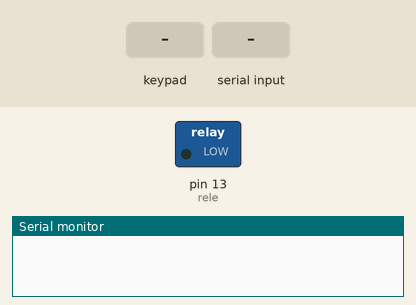
Simulated run of this sketch. Board: Arduino Uno, built with avr-gcc and run on an emulated ATmega328P. On the bench: switched loads named in the sketch (green lamp = pin HIGH), the last lines printed to the serial monitor. The inputs (shaded band) are chosen by the test bench.

Above: at 1.2 s.
1.3 s: keypad keys D 1 2 3 4 5 6 # pressed 0.4 s apart
At 5.0 s:
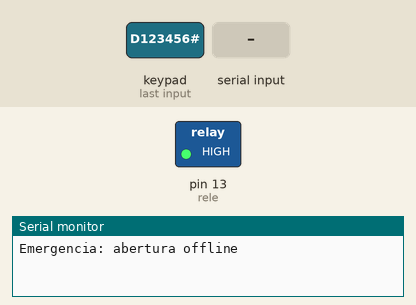
9.0 s: "ABRIR\n" received over Serial
At 15.1 s:
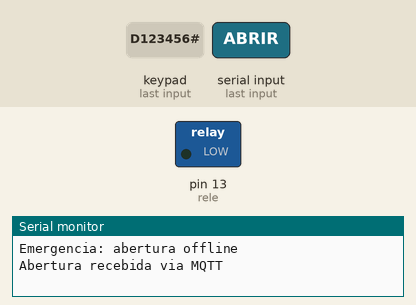
Timing chart, 0 to 16.6 s (numbered marks = the images above; inputs shaded):
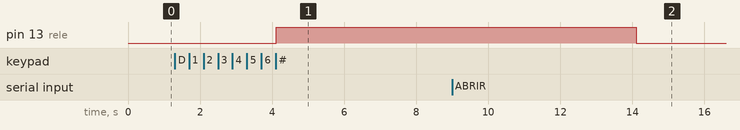

The sketch:

tranca-wifi.ino
```cpp
#include <Keypad.h>

const byte n_linhas = 4, n_colunas = 4;
char teclas[n_linhas][n_colunas] = {
  {'1','2','3','A'},{'4','5','6','B'},{'7','8','9','C'},{'*','0','#','D'}
};
byte mapa_linha[n_linhas] = {9,8,7,6};
byte mapa_coluna[n_colunas] = {5,4,3,2};

Keypad teclado = Keypad(makeKeymap(teclas), mapa_linha, mapa_coluna, n_linhas, n_colunas);

char senha[12] = {};
int pos = 0;
int rele = 13;

char senhaEmergencia[12] = "D123456";  // valor default, será atualizado via MQTT

void setup() {
  pinMode(rele, OUTPUT);
  digitalWrite(rele, LOW);
  Serial.begin(9600);
}

void loop() {
  char tecla = teclado.getKey();

  if (tecla != NO_KEY) {
    if (tecla == '*') {
      // Limpar entrada
      memset(senha,0,sizeof(senha));
      pos = 0;
      Serial.println("Entrada limpa");
    }
    else if (tecla == '#') {
      // Confirmar
      senha[pos] = '\0';
      if (strcmp(senha, senhaEmergencia) == 0) {
        Serial.println("Emergencia: abertura offline");
        abrirFechadura();
      }else {
        Serial.println(senha);
      }
      pos = 0;
      memset(senha,0,sizeof(senha));
    }
    else {
      // Digitar caractere
      senha[pos++] = tecla;
      if (pos >= sizeof(senha)-1) pos = sizeof(senha)-1;
    }
  }

  if (Serial.available()) {
    String cmd = Serial.readStringUntil('\n');
    cmd.trim();

    if (cmd == "ABRIR") {
      Serial.println("Abertura recebida via MQTT");
      abrirFechadura();
    }
    else if (cmd.startsWith("senha:")) {
      String nova = cmd.substring(6);
      nova.trim();
      if (nova.length()>0 && nova.length()<sizeof(senhaEmergencia)) {
        nova.toCharArray(senhaEmergencia, sizeof(senhaEmergencia));
        Serial.print("Emergencia atualizada: ");
      } else Serial.println("Emergencia invalida");
    }
  }
}

void abrirFechadura() {
  digitalWrite(rele, HIGH);
  delay(5000);
  digitalWrite(rele, LOW);
}
```

Measured:
- after the input at 1.3 s, pin 13 (rele): LOW → HIGH after 2.8 s
- after the input at 9.0 s, pin 13 (rele): HIGH → LOW after 5.1 s instead of 0.11 s
